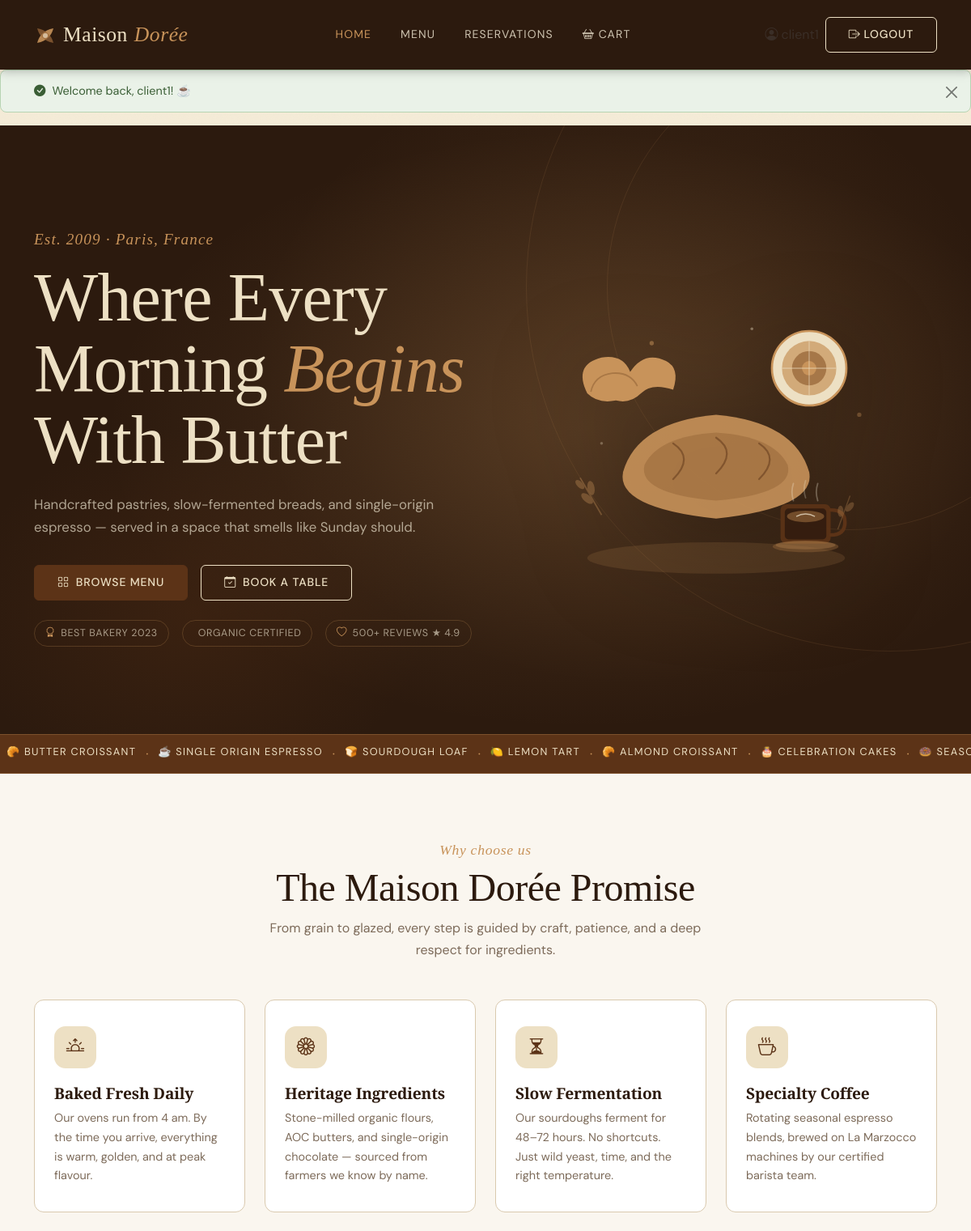
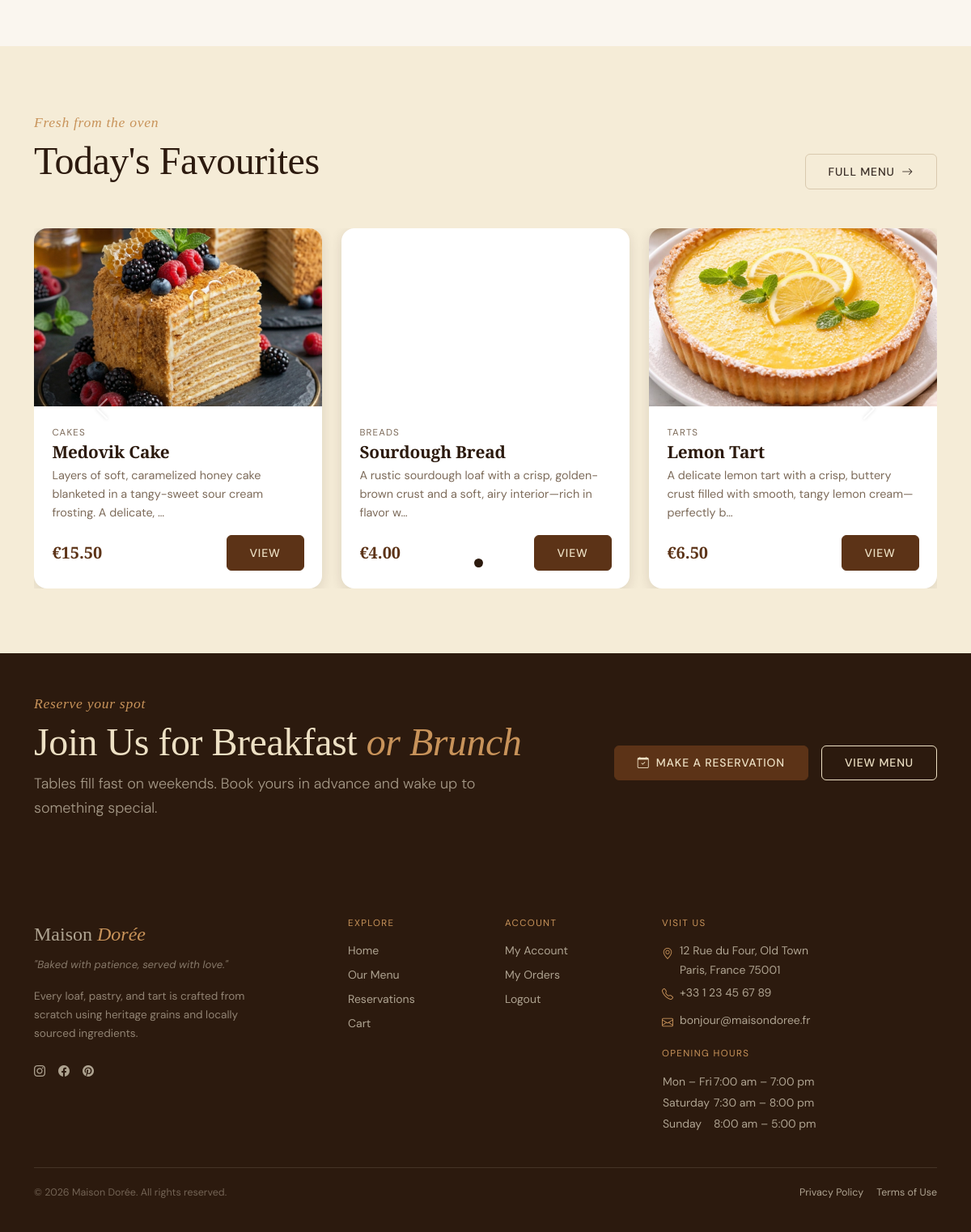
/index.php (signed in), run on the app's committed database (2 pictures, top to bottom).
### tables this page shows
CREATE TABLE `products` (
  `id` int(11) NOT NULL,
  `category_id` int(11) DEFAULT NULL,
  `name` varchar(100) NOT NULL,
  `description` text DEFAULT NULL,
  `price` decimal(10,2) NOT NULL,
  `image_url` varchar(255) DEFAULT NULL
);

CREATE TABLE `categories` (
  `id` int(11) NOT NULL,
  `name` varchar(50) NOT NULL
);

### db_connect.php (called while the page is built, shortened)
<?php
function db(): PDO {
    static $pdo = null;
    $dsn = sprintf('mysql:host=%s;port=%s;dbname=%s;charset=%s', DB_HOST, DB_PORT, DB_NAME, DB_CHARSET);
    $options = [
        PDO::ATTR_ERRMODE            => PDO::ERRMODE_EXCEPTION,
        PDO::ATTR_DEFAULT_FETCH_MODE => PDO::FETCH_ASSOC,
        PDO::ATTR_EMULATE_PREPARES   => false,
    ];
    try {
        $pdo = new PDO($dsn, DB_USER, DB_PASS, $options);
    } catch (PDOException $e) {
        error_log($e->getMessage());
        exit('Connection failed.');
    }
    return $pdo;
}
function db_fetch_all(string $sql, array $params = []): array {
    $stmt = db()->prepare($sql);
    $stmt->execute($params);
    return $stmt->fetchAll();
}
?>

### index.php (the view, shortened to what this page needs)
<?php
require_once __DIR__ . '/db_connect.php';
$homeProducts = db_fetch_all(
    'SELECT p.id, p.name, p.description, p.price, p.image_url, c.name AS category_name
     FROM products p
     JOIN categories c ON c.id = p.category_id
     ORDER BY p.id DESC
     LIMIT 4'
);
require_once __DIR__ . '/header.php';
?>
<section class="hero" aria-label="Welcome to Maison Dorée">
    <div class="hero__bg" aria-hidden="true"></div>
    <div class="hero__ring hero__ring--1" aria-hidden="true"></div>
    <div class="hero__ring hero__ring--2" aria-hidden="true"></div>
    <div class="container position-relative z-1">
        <div class="row align-items-center min-vh-hero">
            <div class="col-12 col-lg-6 hero__content">
                <span class="hero__eyebrow animate-fade-up" style="--delay:.1s">
                    Est. 2009 · Paris, France
                </span>
                <h1 class="hero__title animate-fade-up" style="--delay:.2s">
                    Where Every<br>
                    Morning <em>Begins</em><br>
                    With Butter
                </h1>
                <p class="hero__sub animate-fade-up" style="--delay:.35s">
                    Handcrafted pastries, slow-fermented breads, and single-origin
                    espresso — served in a space that smells like Sunday should.
                </p>
                <div class="hero__cta d-flex flex-wrap gap-3 animate-fade-up" style="--delay:.5s">
                    <a href="products.php" class="btn btn-primary btn-lg">
                        <i class="bi bi-grid me-2" aria-hidden="true"></i>Browse Menu
                    </a>
                    <a href="reservation.php" class="btn btn-outline-light btn-lg">
                        <i class="bi bi-calendar-check me-2" aria-hidden="true"></i>Book a Table
                    </a>
                </div>
                <div class="hero__badges d-flex flex-wrap gap-3 mt-4 animate-fade-up" style="--delay:.65s"
                     aria-label="Awards and certifications">
                    <span class="hero__badge">
                        <i class="bi bi-award" aria-hidden="true"></i> Best Bakery 2023
                    </span>
                    <span class="hero__badge">
                        <i class="bi bi-leaf" aria-hidden="true"></i> Organic Certified
                    </span>
                    <span class="hero__badge">
                        <i class="bi bi-heart" aria-hidden="true"></i> 500+ Reviews ★ 4.9
                    </span>
                </div>
            </div>
            <div class="col-12 col-lg-6 d-none d-lg-flex justify-content-center align-items-center">
                <div class="hero__illustration animate-fade-in" style="--delay:.3s" aria-hidden="true">
                </div>
            </div>
        </div>
    </div>
</section>
<div class="marquee-strip" aria-hidden="true">
    <div class="marquee-track">
        <?php
        $items = [
            '🥐 Butter Croissant',
            '☕ Single Origin Espresso',
            '🍞 Sourdough Loaf',
            '🍋 Lemon Tart',
            '🥐 Almond Croissant',
            '🎂 Celebration Cakes',
            '🍩 Seasonal Specials',
            '☕ Cold Brew',
        ];
        $all = array_merge($items, $items, $items);
        foreach ($all as $item): ?>
            <span class="marquee-item"><?= htmlspecialchars($item) ?></span>
            <span class="marquee-sep" aria-hidden="true">·</span>
        <?php endforeach; ?>
    </div>
</div>
<section class="section section-milk" aria-labelledby="features-heading">
    <div class="container">
        <div class="text-center mb-5">
            <span class="label-script">Why choose us</span>
            <h2 class="section-title" id="features-heading">The Maison Dorée Promise</h2>
            <p class="section-subtitle mx-auto">
                From grain to glazed, every step is guided by craft, patience, and a deep
                respect for ingredients.
            </p>
        </div>
        <div class="row g-4">
            <?php
            $features = [
                [
                    'icon'  => 'bi-sunrise',
                    'title' => 'Baked Fresh Daily',
                    'body'  => 'Our ovens run from 4 am. By the time you arrive, everything is warm, golden, and at peak flavour.',
                ],
                [
                    'icon'  => 'bi-flower1',
                    'title' => 'Heritage Ingredients',
                    'body'  => 'Stone-milled organic flours, AOC butters, and single-origin chocolate — sourced from farmers we know by name.',
                ],
                [
                    'icon'  => 'bi-hourglass-split',
                    'title' => 'Slow Fermentation',
                    'body'  => 'Our sourdoughs ferment for 48–72 hours. No shortcuts. Just wild yeast, time, and the right temperature.',
                ],
                [
                    'icon'  => 'bi-cup-hot',
                    'title' => 'Specialty Coffee',
                    'body'  => 'Rotating seasonal espresso blends, brewed on La Marzocco machines by our certified barista team.',
                ],
            ];
            foreach ($features as $f): ?>
                <div class="col-12 col-sm-6 col-lg-3">
                    <div class="feature-card">
                        <div class="feature-card__icon" aria-hidden="true">
                            <i class="bi <?= $f['icon'] ?>"></i>
                        </div>
                        <h3 class="feature-card__title"><?= htmlspecialchars($f['title']) ?></h3>
                        <p class="feature-card__body"><?= htmlspecialchars($f['body']) ?></p>
                    </div>
                </div>
            <?php endforeach; ?>
        </div>
    </div>
</section>
<section class="section section-cream" aria-labelledby="teaser-heading">
    <div class="container">
        <div class="row align-items-end mb-5">
            <div class="col">
                <span class="label-script">Fresh from the oven</span>
                <h2 class="section-title" id="teaser-heading">Today's Favourites</h2>
            </div>
            <div class="col-auto">
                <a href="products.php" class="btn btn-ghost">
                    Full Menu <i class="bi bi-arrow-right ms-1" aria-hidden="true"></i>
                </a>
            </div>
        </div>
        <?php
            $itemsPerSlide = 3;
            $slides = array_chunk($homeProducts, $itemsPerSlide);
        ?>
        <div id="homeProductCarousel" class="carousel slide" data-bs-ride="carousel" data-bs-interval="6000">
            <div class="carousel-indicators">
                <?php foreach ($slides as $slideIndex => $slide): ?>
                    <button
                        type="button"
                        data-bs-target="#homeProductCarousel"
                        data-bs-slide-to="<?= $slideIndex ?>"
                        class="<?= $slideIndex === 0 ? 'active' : '' ?>"
                        aria-current="<?= $slideIndex === 0 ? 'true' : 'false' ?>"
                        aria-label="Slide <?= $slideIndex + 1 ?>">
                    </button>
                <?php endforeach; ?>
            </div>
            <div class="carousel-inner">
                <?php foreach ($slides as $slideIndex => $slide): ?>
                    <div class="carousel-item <?= $slideIndex === 0 ? 'active' : '' ?>">
                        <div class="row g-4 carousel-row">
                            <?php foreach ($slide as $item):
                                $price = number_format((float) ($item['price'] ?? 0), 2);
                                $thumbStyle = !empty($item['image_url'])
                                    ? 'background-image:url(images/' . htmlspecialchars($item['image_url'], ENT_QUOTES) . ');'
                                    : 'background-color:#C8935A;';
                                $itemLink = !empty($item['id'])
                                    ? 'product_details.php?id=' . (int) $item['id']
                                    : 'products.php';
                            ?>
                                <div class="col-12 col-md-6 col-lg-4">
                                    <article class="card product-teaser-card carousel-card" aria-label="<?= htmlspecialchars($item['name']) ?>">
                                        <div class="product-teaser-card__thumb" style="<?= $thumbStyle ?>" aria-hidden="true">
                                        </div>
                                        <div class="card-body">
                                            <p class="product-teaser-card__cat"><?= htmlspecialchars($item['category_name'] ?? '') ?></p>
                                            <h3 class="card-title"><?= htmlspecialchars($item['name']) ?></h3>
                                            <p class="card-text mb-3"><?= htmlspecialchars(mb_strimwidth($item['description'] ?? '', 0, 100, '…')) ?></p>
                                            <div class="d-flex justify-content-between align-items-center">
                                                <span class="card-price">€<?= $price ?></span>
                                                <a href="<?= htmlspecialchars($itemLink, ENT_QUOTES) ?>" class="btn btn-primary btn-sm">
                                                    View
                                                </a>
                                            </div>
                                        </div>
                                    </article>
                                </div>
                            <?php endforeach; ?>
                        </div>
                    </div>
                <?php endforeach; ?>
            </div>
            <?php if (count($slides) > 1): ?>
                <button class="carousel-control-prev" type="button" data-bs-target="#homeProductCarousel" data-bs-slide="prev">
                    <span class="carousel-control-prev-icon" aria-hidden="true"></span>
                </button>
                <button class="carousel-control-next" type="button" data-bs-target="#homeProductCarousel" data-bs-slide="next">
                    <span class="carousel-control-next-icon" aria-hidden="true"></span>
                </button>
            <?php endif; ?>
        </div>
    </div>
</section>
<section class="section-espresso py-5" aria-labelledby="cta-heading">
    <div class="container">
        <div class="row align-items-center g-4">
            <div class="col-12 col-lg-7">
                <span class="label-script" style="color:var(--cafe-caramel)">Reserve your spot</span>
                <h2 class="section-title text-parchment" id="cta-heading" style="color:var(--cafe-parchment);">
                    Join Us for Breakfast <em style="color:var(--cafe-caramel); font-style:italic;">or Brunch</em>
                </h2>
                <p class="lead" style="color:rgba(245,236,215,.6); max-width:52ch;">
                    Tables fill fast on weekends. Book yours in advance and wake up to something special.
                </p>
            </div>
            <div class="col-12 col-lg-5 d-flex gap-3 justify-content-lg-end flex-wrap">
                <a href="reservation.php" class="btn btn-primary btn-lg">
                    <i class="bi bi-calendar-check me-2" aria-hidden="true"></i>Make a Reservation
                </a>
                <a href="products.php" class="btn btn-outline-light btn-lg">
                    View Menu
                </a>
            </div>
        </div>
    </div>
</section>
<?php require_once __DIR__ . '/footer.php'; ?>

### index.php (style rules this page uses)
.hero { background-color: var(--cafe-espresso); padding: 6rem 0 5rem; overflow: hidden; position: relative; }
.min-vh-hero { min-height: 72vh; }
.hero__bg { position: absolute; inset: 0; background: radial-gradient(ellipse 60% 80% at 65% 40%, rgba(200,147,90,.15) 0%, transparent 65%), radial-gradient(ellipse 40% 50% at 20% 80%, rgba(92,51,23,.3) 0%, transparent 60%); pointer-events: none; }
.hero__ring { position: absolute; border-radius: 50%; border: 1px solid rgba(200,147,90,.12); pointer-events: none; }
.hero__ring--1 { width:600px; height:600px; top:-100px; right:-150px; }
.hero__ring--2 { width:900px; height:900px; top:-250px; right:-350px; }
.animate-fade-up { opacity: 0; transform: translateY(22px); animation: fadeUp .7s ease forwards; animation-delay: var(--delay, 0s); }
.animate-fade-in { opacity: 0; animation: fadeIn .9s ease forwards; animation-delay: var(--delay, 0s); }
.hero__illustration { filter: drop-shadow(0 20px 60px rgba(0,0,0,.35)); }
.hero__badge { display: inline-flex; align-items: center; gap: .4rem; font-size: .78rem; letter-spacing: .05em; text-transform: uppercase; color: rgba(245,236,215,.6); border: 1px solid rgba(200,147,90,.25); padding: .3rem .8rem; border-radius: 2rem; }
.hero__badge i { color: var(--cafe-caramel); }
.marquee-strip { background-color: var(--cafe-coffee); overflow: hidden; padding: .6rem 0; border-top: 1px solid rgba(200,147,90,.3); border-bottom: 1px solid rgba(200,147,90,.3); }
.marquee-track { display: flex; white-space: nowrap; animation: marquee 35s linear infinite; }
.marquee-item { font-size: .8rem; letter-spacing: .1em; text-transform: uppercase; color: var(--cafe-parchment); padding: 0 .5rem; }
.marquee-sep { color: var(--cafe-caramel); padding: 0 .25rem; }
.feature-card { padding: 2rem 1.5rem; border-radius: var(--bs-border-radius-lg); background: var(--cafe-white); border: 1px solid var(--cafe-border); height: 100%; transition: box-shadow var(--transition-base), transform var(--transition-base); }
.feature-card__icon { width: 52px; height: 52px; display: flex; align-items: center; justify-content: center; border-radius: 14px; background: var(--cafe-parchment); color: var(--cafe-coffee); font-size: 1.4rem; margin-bottom: 1.25rem; transition: background var(--transition-base), color var(--transition-base); }
.feature-card__title { font-family: var(--font-display); font-size: 1.2rem; font-weight: 600; color: var(--cafe-espresso); margin-bottom: .5rem; }
.feature-card__body { font-size: .9rem; color: var(--cafe-muted); line-height:1.65; margin:0; }
.product-teaser-card__thumb { height: 220px; display: flex; align-items: center; justify-content: center; position: relative; overflow: hidden; background-size: cover; background-position: center; }
.product-teaser-card__cat { font-size: .72rem; letter-spacing: .1em; text-transform: uppercase; color: var(--cafe-muted); margin-bottom: .2rem; }
.carousel-card { border: none; border-radius: 1rem; overflow: hidden; box-shadow: var(--shadow-md); height: 100%; transition: box-shadow var(--transition-base), transform var(--transition-base); }
.carousel-row { align-items: stretch; }
.carousel .carousel-control-prev, .carousel .carousel-control-next { filter: drop-shadow(0 0 2px rgba(0,0,0,.3)); }
.carousel-indicators [data-bs-target] { width: 11px; height: 11px; border-radius: 50%; background-color: rgba(255,255,255,.7); }
.carousel-indicators .active { background-color: var(--cafe-espresso); }

### data on the page
products: image_url (picture), category.name "CAKES", name "Medovik Cake", description "Layers of soft, caramelized honey cake blanketed in a tangy-sweet sour cream frosting. A delicate, …", price "15.50"
products: category.name "BREADS", name "Sourdough Bread", description "A rustic sourdough loaf with a crisp, golden-brown crust and a soft, airy interior—rich in flavor w…", price "4.00"
products: image_url (picture), category.name "TARTS", name "Lemon Tart", description "A delicate lemon tart with a crisp, buttery crust filled with smooth, tangy lemon cream—perfectly b…", price "6.50"

### other printed values
$_SESSION['username'] "client1"
$flash['message'] "Welcome back, client1! ☕"
$item "🥐 BUTTER CROISSANT"
$item "☕ SINGLE ORIGIN ESPRESSO"
$item "🍞 SOURDOUGH LOAF"
$item "🍋 LEMON TART"
$item "🥐 ALMOND CROISSANT"
$item "🎂 CELEBRATION CAKES"
$item "🍩…"
$f['title'] "Baked Fresh Daily"
$f['body'] "Our ovens run from 4 am. By the time you arrive, everything is warm, golden, and at peak flavour."
$f['title'] "Heritage Ingredients"
$f['body'] "Stone-milled organic flours, AOC butters, and single-origin chocolate — sourced from farmers we know by name."
$f['title'] "Slow Fermentation"
$f['body'] "Our sourdoughs ferment for 48–72 hours. No shortcuts. Just wild yeast, time, and the right temperature."
